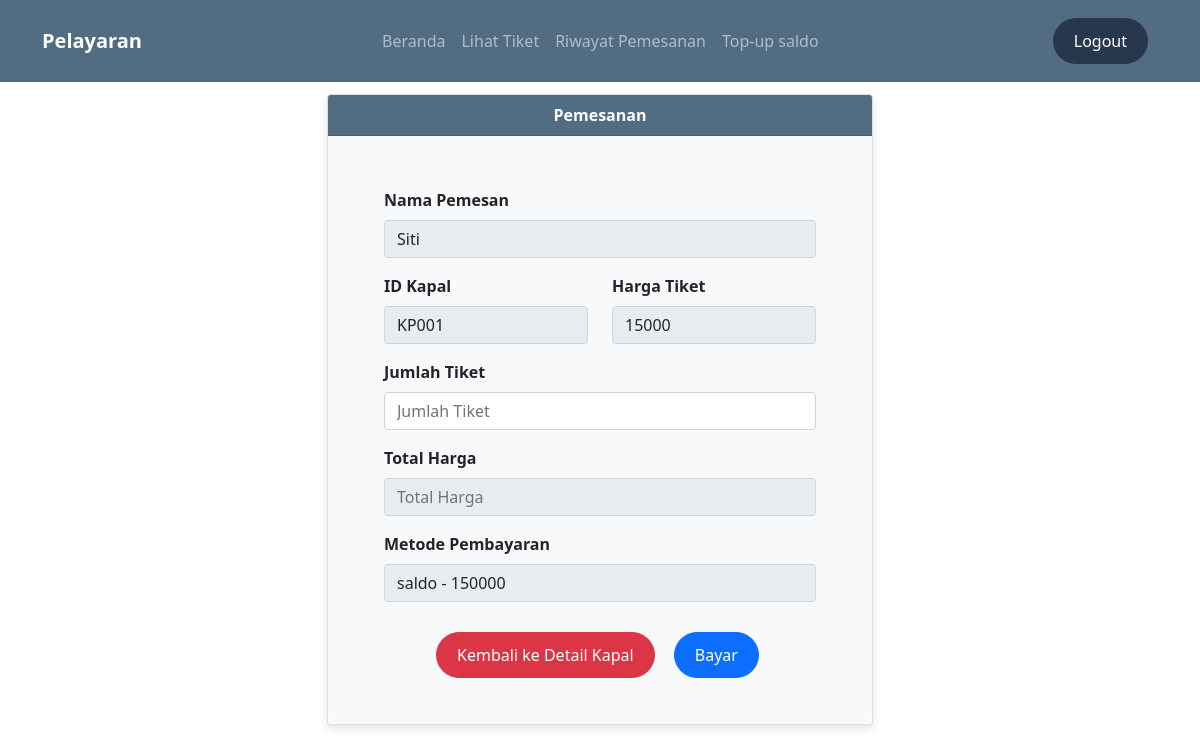
The app's page /pemesanan.php?id=KP001 (signed in) with its own data.
### tables this page shows
CREATE TABLE `user` (
  `id_user` varchar(5) NOT NULL,
  `nama` varchar(25) NOT NULL,
  `username` varchar(10) NOT NULL,
  `password` varchar(10) NOT NULL,
  `level` varchar(10) NOT NULL DEFAULT 'user',
  `saldo` int(25) NOT NULL DEFAULT 0
);

CREATE TABLE `kapal` (
  `id_kapal` varchar(5) NOT NULL,
  `rute` varchar(100) NOT NULL,
  `plb_asal` varchar(50) NOT NULL,
  `plb_tujuan` varchar(50) NOT NULL,
  `tgl_brgkt` date NOT NULL,
  `waktu_brgkt` time NOT NULL,
  `estimasi` varchar(25) NOT NULL,
  `kapasitas` int(15) NOT NULL,
  `harga` int(15) NOT NULL
);

### pemesanan.php (the view, shortened to what this page needs)
<?php
include 'koneksi.php';
?>
<!DOCTYPE html>
<html>
<head>
    <link rel="stylesheet" href="https://cdn.jsdelivr.net/npm/bootstrap-icons@1.8.1/font/bootstrap-icons.css">
</head>
<body>
    <?php include 'navbaruser.php'; ?>
    <br>
    <div class="container">
        <div class="row justify-content-center">
            <div class="col-md-6">
                <div class="card">
                    <div class="card-header">
                        <b>Pemesanan</b>
                    </div>
                    <?php
                    $id_kapal = isset($_GET['id']) ? mysqli_real_escape_string($koneksi, $_GET['id']) : '';
                    $sqlTampil = mysqli_query($koneksi, "SELECT harga FROM kapal WHERE id_kapal = '$id_kapal'");
                    $dataTampil = mysqli_fetch_array($sqlTampil);
                    $id_user= $_SESSION['id_user'];
                    $sqlTampil2 =  mysqli_query($koneksi, "SELECT nama FROM user WHERE id_user= '$id_user'");
                    $dataTampil2 = mysqli_fetch_array($sqlTampil2);
                    ?>
                    <div class="card-body">
                        <form action="" method="post">
                            <div class="mb-3">
                                <label class="form-label"><b>Nama Pemesan</b></label>
                                <input type="text" readonly value="<?php echo $dataTampil2['nama'] ?>" class="form-control" name="id_user" autocomplete="off" placeholder="ID User" required>
                            </div>
                            <div class="row mb-3">
                                <div class="col-md-6">
                                    <label class="form-label"><b>ID Kapal</b></label>
                                    <input type="text" value="<?php echo $id_kapal ?>" readonly class="form-control" name="id_kapal" autocomplete="off" placeholder="ID Kapal" required>
                                </div>
                                <div class="col-md-6">
                                    <label class="form-label"><b>Harga Tiket</b></label>
                                    <input type="number" readonly value="<?php echo $dataTampil['harga'] ?>" class="form-control" id="harga" name="harga" autocomplete="off" placeholder="Harga Tiket" required>
                                </div>
                            </div>
                            <div class="mb-3">
                                <label class="form-label"><b>Jumlah Tiket</b></label>
                                <input type="number" class="form-control" id="jumlah" name="jumlah" autocomplete="off" placeholder="Jumlah Tiket" required>
                            </div>
                            <div class="mb-3">
                                <label class="form-label"><b>Total Harga</b></label>
                                <input type="number" readonly class="form-control" id="total_harga" name="total_harga" autocomplete="off" placeholder="Total Harga" required>
                            </div>
                            <?php
                                if(isset($_SESSION['level']) && isset($_SESSION['id_user'])) {
                                $id_user = $_SESSION['id_user'];
                                $query = "SELECT saldo FROM user WHERE id_user = '$id_user'";
                                $result = mysqli_query($koneksi, $query);
                                $row = mysqli_fetch_assoc($result);
                                $saldo = $row['saldo'];
                            }
                            ?>
                            <div class="mb-3">
                                <label class="form-label"><b>Metode Pembayaran</b></label>
                                <input type="text" readonly value="saldo - <?php echo $saldo ?>" class="form-control" name="metode_byr" autocomplete="off" placeholder="Metode Pembayaran" required>
                            </div>
                            <div id="btn-fix">
                                <center>
                                    <a href="lihatdetail.php?id=<?php echo $id_kapal; ?>" class="btn btn-danger">Kembali ke Detail Kapal</a>
                                    <button type="submit" class="btn btn-primary" name="simpan">Bayar</button>
                                </center>
                            </div>
                        </form>
                    </div>
                </div>
            </div>
        </div>
    </div>
</body>
</html>

### pemesanan.php (style rules this page uses)
body { font-family: Arial, sans-serif; background-color: #f8f9fa; margin: 0; padding: 0; }
.container { margin-top: 70px; }
.card { border-radius: 10px; box-shadow: 0 4px 8px rgba(0, 0, 0, 0.1); }
.card-header { text-align: center; background-color: #526D82 !important; color: #fff; border-bottom: none; border-top-left-radius: 10px; border-top-right-radius: 10px; }
.card-body { background-color: #f8f9fa; border-radius: 0 0 10px 10px; }
.form-control { border-radius: 5px; }
.btn { border-radius: 20px; font-size: 16px; padding: 10px 20px; margin: 10px; }
.card-body form { padding: 20px 40px; }
.mb-3 { margin-bottom: 15px; }
#btn-fix { text-align: center; margin-top: 20px; }
#btn-fix .btn { border-radius: 30px; font-size: 16px; padding: 10px 20px; margin-left: 5px; }

### records on screen
user: id_user "Siti", metode_byr "saldo - 150000"
kapal: harga "15000"
